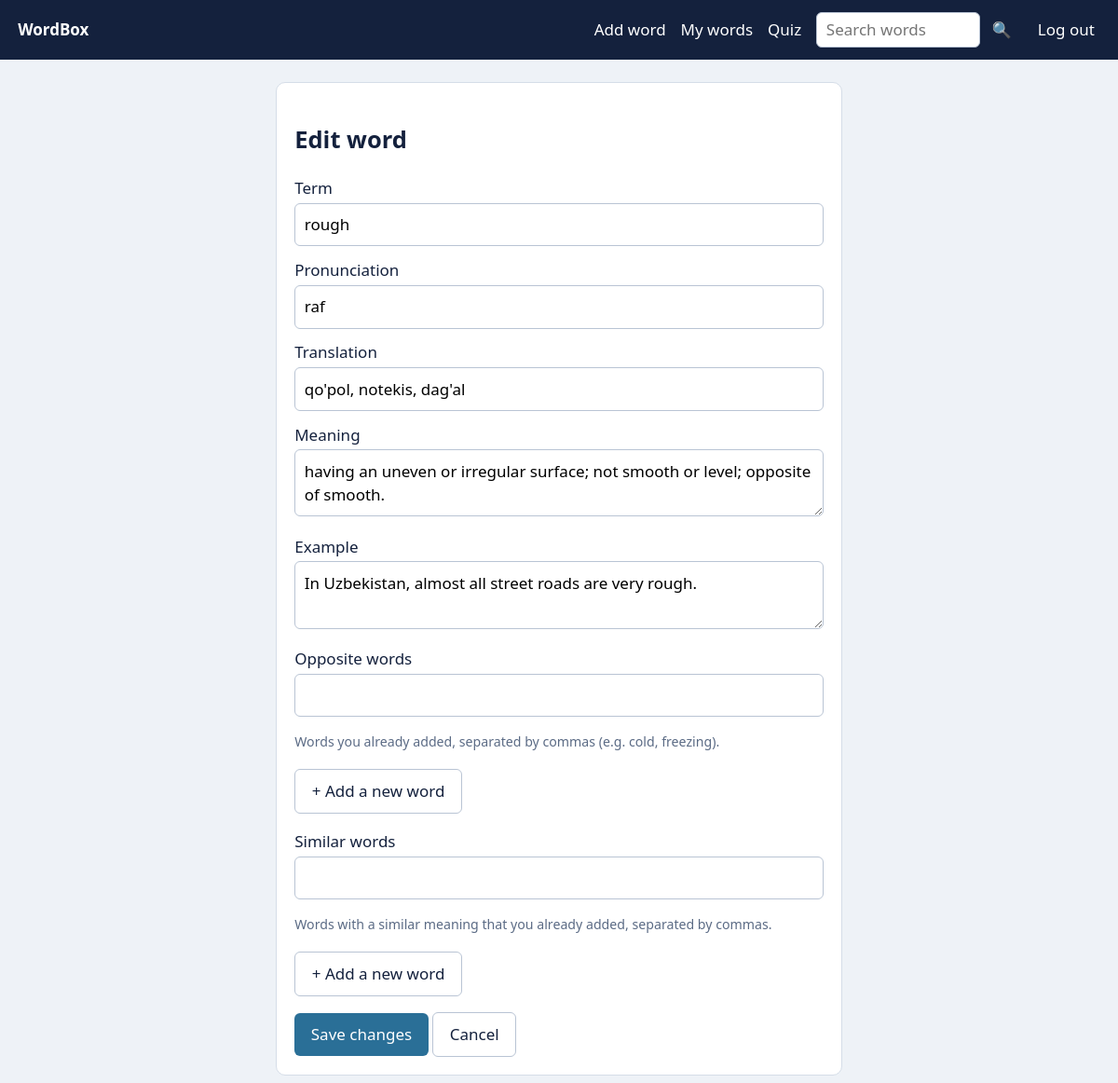
Screenshot of /words/10/edit/ (signed in) with the database file from the repository.
### words/models.py (models this page shows, shortened)
class Word(models.Model):
    user = models.ForeignKey(settings.AUTH_USER_MODEL, on_delete=models.CASCADE)
    term = models.CharField(max_length=200)          # word in the language you learn
    pronunciation = models.CharField(max_length=200, blank=True)
    translation = models.CharField(max_length=200)
    meaning = models.TextField(blank=True)
    example = models.TextField(blank=True)
    stage = models.PositiveSmallIntegerField(default=0)
    next_review = models.DateField(default=timezone.localdate)
    fails = models.PositiveIntegerField(default=0)
    opposites = models.ManyToManyField("self", blank=True)  # symmetric: if A is opposite of B, B is opposite of A
    similar = models.ManyToManyField("self", blank=True)    # symmetric: words with a similar meaning
    archived = models.BooleanField(default=False)  # archived words are left out of quizzes and reminders
    created = models.DateTimeField(auto_now_add=True)
    class Meta:
        unique_together = ("user", "term")
        ordering = ["-created"]

### words/views.py (the view, shortened to what this page needs)
# urls.py: path("words/<int:pk>/edit/", views.edit_word, name="edit_word"),
@login_required
def edit_word(request, pk):
    word = get_object_or_404(Word, pk=pk, user=request.user)
    form = WordForm(request.POST or None, instance=word, user=request.user)
    return render(request, "add_word.html", {"form": form, "editing": True})

### words/templates/add_word.html (shortened to what this page needs)
{% extends "base.html" %}{% block content %}
<form method="post" class="card"><h2>{% if editing %}Edit word{% else %}Add a word{% endif %}</h2>{% csrf_token %}
{% for f in form %}<label>{{ f.label }}{{ f }}</label>{% if f.help_text %}<div class="mut"><small>{{ f.help_text }}</small></div>{% endif %}{{ f.errors }}
{% if f.name == "opposite_terms" or f.name == "similar_terms" %}<p><button type="button" class="btn alt quickadd" data-field="{{ f.name }}">+ Add a new word</button></p>{% endif %}{% endfor %}
<button class="btn">{% if editing %}Save changes{% else %}Save word{% endif %}</button>
{% if editing %}<a class="btn alt" href="{% url 'word_list' %}">Cancel</a>{% endif %}</form>
{% endblock %}

### words/templates/base.html (style rules this page uses)
:root { --bg:#eef2f7;--ink:#14213d;--mut:#5b6b85;--acc:#2a6f97;--ok:#2e7d32;--bad:#b3261e;--card:#fff }
* { box-sizing:border-box }
body { margin:0;background:var(--bg);color:var(--ink);font:17px/1.5 system-ui,sans-serif }
.card { background:var(--card);border-radius:10px;padding:1.2rem;margin-bottom:1rem;border:1px solid #d5dde8 }
input,textarea,select { width:100%;padding:.6rem;border:1px solid #b9c4d4;border-radius:6px;font:inherit;margin:.2rem 0 .8rem }
.btn { display:inline-block;background:var(--acc);color:#fff;border:0;border-radius:6px;padding:.65rem 1.1rem;font:inherit;cursor:pointer;text-decoration:none }
.btn.alt { background:#fff;color:var(--ink);border:1px solid #b9c4d4 }
.mut { color:var(--mut) }

### rows the page displays
Word: form "rough" "raf" "qo'pol, notekis, dag'al" "having an uneven or irregular surface; not smooth or level; opposite of smooth." "In Uzbekistan, almost all street roads are very rough."

### other values shown
{{ f.label }} "Term" "Pronunciation" "Translation" "Meaning" "Example" "Opposite words" "Similar words"
{{ f.help_text }} "Words you already added, separated by commas (e.g. cold, freezing)." "Words with a similar meaning that you already added, separated by commas."
